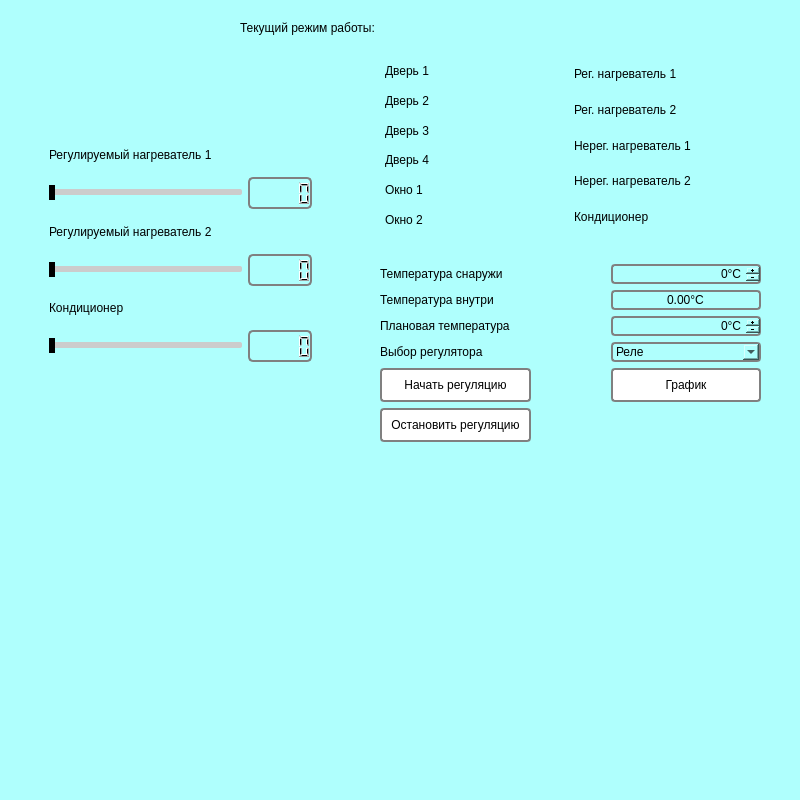
<?xml version="1.0" encoding="UTF-8"?>
<ui version="4.0">
 <class>Main</class>
 <widget class="QWidget" name="Main">
  <property name="geometry">
   <rect>
    <x>0</x>
    <y>0</y>
    <width>800</width>
    <height>800</height>
   </rect>
  </property>
  <property name="focusPolicy">
   <enum>Qt::NoFocus</enum>
  </property>
  <property name="windowTitle">
   <string>Main</string>
  </property>
  <property name="autoFillBackground">
   <bool>false</bool>
  </property>
  <property name="styleSheet">
   <string notr="true">Main {
background-color: rgb(175, 255, 253);
}</string>
  </property>
  <widget class="QWidget" name="widget" native="true">
   <property name="geometry">
    <rect>
     <x>0</x>
     <y>0</y>
     <width>800</width>
     <height>800</height>
    </rect>
   </property>
   <property name="focusPolicy">
    <enum>Qt::StrongFocus</enum>
   </property>
   <property name="autoFillBackground">
    <bool>false</bool>
   </property>
   <property name="styleSheet">
    <string notr="true">QWidget {
background-color: rgb(175, 255, 253);
}
QFrame.panel {
border: 2px solid black;
}
QPushButton {
border-radius: 1px;
font: bold 10pt &quot;Roboto&quot;;
color: rgb(0, 0, 0);
min-width: 30px;
max-width: 30px;
min-height: 30px;
max-height: 30px;
}
QPushButton.door {
background-color: rgb(160, 43, 31);
}
QPushButton.door:hover {
background-color: rgb(130, 43, 31);
}
QPushButton.window {
background-color: rgb(85, 255, 255);
}
QPushButton.window:hover {
background-color: rgb(85, 225, 255);
}
QPushButton.regHeater {
background-color: rgb(255, 0, 0);
}
QPushButton.regHeater:hover {
background-color: rgb(220, 0, 0);
}
QPushButton.unregHeater {
background-color: rgb(255, 255, 76);
}
QPushButton.unregHeater:hover {
background-color: rgb(255, 235, 76);
}
QPushButton.conditioner {
background-color: rgb(103, 139, 255);
}
QPushButton.conditioner:hover {
background-color: rgb(84, 115, 255);
}</string>
   </property>
   <widget class="QFrame" name="regulatorsFrame">
    <property name="geometry">
     <rect>
      <x>40</x>
      <y>130</y>
      <width>281</width>
      <height>241</height>
     </rect>
    </property>
    <property name="styleSheet">
     <string notr="true">QLabel {
font: bold 12pt &quot;Roboto&quot;;
color: rgb(0, 0, 0);
}
QSlider::groove {
height: 6px;
background: #ccc;
border-radius: 2px;
}
QSlider::handle {
width: 6px;
height: 20px;
background-color: rgb(0, 0, 0);
margin: -5px 0; 
}
QLCDNumber {
color: black;
border: 2px solid gray;
border-radius: 5px;
}</string>
    </property>
    <property name="frameShape">
     <enum>QFrame::NoFrame</enum>
    </property>
    <property name="lineWidth">
     <number>3</number>
    </property>
    <property name="class" stdset="0">
     <string>panel</string>
    </property>
    <layout class="QVBoxLayout" name="verticalLayout_4">
     <item>
      <layout class="QVBoxLayout" name="verticalLayout">
       <item>
        <widget class="QLabel" name="label_2">
         <property name="text">
          <string>Регулируемый нагреватель 1</string>
         </property>
        </widget>
       </item>
       <item>
        <layout class="QHBoxLayout" name="horizontalLayout">
         <item>
          <widget class="QSlider" name="regHeater_1_slider">
           <property name="maximum">
            <number>100</number>
           </property>
           <property name="orientation">
            <enum>Qt::Horizontal</enum>
           </property>
          </widget>
         </item>
         <item>
          <widget class="QLCDNumber" name="regHeater_1_num"/>
         </item>
        </layout>
       </item>
      </layout>
     </item>
     <item>
      <layout class="QVBoxLayout" name="verticalLayout_2">
       <item>
        <widget class="QLabel" name="label_3">
         <property name="text">
          <string>Регулируемый нагреватель 2</string>
         </property>
        </widget>
       </item>
       <item>
        <layout class="QHBoxLayout" name="horizontalLayout_2">
         <item>
          <widget class="QSlider" name="regHeater_2_slider">
           <property name="maximum">
            <number>100</number>
           </property>
           <property name="orientation">
            <enum>Qt::Horizontal</enum>
           </property>
          </widget>
         </item>
         <item>
          <widget class="QLCDNumber" name="regHeater_2_num"/>
         </item>
        </layout>
       </item>
      </layout>
     </item>
     <item>
      <layout class="QVBoxLayout" name="verticalLayout_3">
       <item>
        <widget class="QLabel" name="label_4">
         <property name="text">
          <string>Кондиционер</string>
         </property>
        </widget>
       </item>
       <item>
        <layout class="QHBoxLayout" name="horizontalLayout_3">
         <item>
          <widget class="QSlider" name="conditioner_slider">
           <property name="maximum">
            <number>100</number>
           </property>
           <property name="orientation">
            <enum>Qt::Horizontal</enum>
           </property>
          </widget>
         </item>
         <item>
          <widget class="QLCDNumber" name="conditioner_num"/>
         </item>
        </layout>
       </item>
      </layout>
     </item>
    </layout>
   </widget>
   <widget class="QFrame" name="indicatorsFrame">
    <property name="geometry">
     <rect>
      <x>380</x>
      <y>50</y>
      <width>381</width>
      <height>191</height>
     </rect>
    </property>
    <property name="styleSheet">
     <string notr="true">QLabel.state {
background-color: red;
color: rgb(0, 0, 0);
border-radius: 10px;  /* или 50% */
min-width: 20px;
min-height: 20px;
max-width: 20px;
max-height: 20px;
}
QLabel.name {
font: bold 12pt &quot;Roboto&quot;;
color: rgb(0, 0, 0);
}</string>
    </property>
    <property name="frameShape">
     <enum>QFrame::NoFrame</enum>
    </property>
    <property name="lineWidth">
     <number>3</number>
    </property>
    <property name="class" stdset="0">
     <string>panel</string>
    </property>
    <layout class="QHBoxLayout" name="horizontalLayout_14">
     <property name="leftMargin">
      <number>5</number>
     </property>
     <property name="rightMargin">
      <number>5</number>
     </property>
     <item>
      <layout class="QVBoxLayout" name="verticalLayout_5">
       <item>
        <layout class="QHBoxLayout" name="horizontalLayout_15">
         <item>
          <widget class="QLabel" name="door_1_label">
           <property name="minimumSize">
            <size>
             <width>0</width>
             <height>20</height>
            </size>
           </property>
           <property name="text">
            <string>Дверь 1</string>
           </property>
           <property name="class" stdset="0">
            <string>name</string>
           </property>
          </widget>
         </item>
         <item>
          <widget class="QLabel" name="door_1_state">
           <property name="text">
            <string/>
           </property>
           <property name="class" stdset="0">
            <string>state</string>
           </property>
          </widget>
         </item>
        </layout>
       </item>
       <item>
        <layout class="QHBoxLayout" name="horizontalLayout_4">
         <item>
          <widget class="QLabel" name="door_2_label">
           <property name="minimumSize">
            <size>
             <width>0</width>
             <height>20</height>
            </size>
           </property>
           <property name="text">
            <string>Дверь 2</string>
           </property>
           <property name="class" stdset="0">
            <string>name</string>
           </property>
          </widget>
         </item>
         <item>
          <widget class="QLabel" name="door_2_state">
           <property name="text">
            <string/>
           </property>
           <property name="class" stdset="0">
            <string>state</string>
           </property>
          </widget>
         </item>
        </layout>
       </item>
       <item>
        <layout class="QHBoxLayout" name="horizontalLayout_5">
         <item>
          <widget class="QLabel" name="door_3_label">
           <property name="minimumSize">
            <size>
             <width>0</width>
             <height>20</height>
            </size>
           </property>
           <property name="text">
            <string>Дверь 3</string>
           </property>
           <property name="class" stdset="0">
            <string>name</string>
           </property>
          </widget>
         </item>
         <item>
          <widget class="QLabel" name="door_3_state">
           <property name="text">
            <string/>
           </property>
           <property name="class" stdset="0">
            <string>state</string>
           </property>
          </widget>
         </item>
        </layout>
       </item>
       <item>
        <layout class="QHBoxLayout" name="horizontalLayout_6">
         <item>
          <widget class="QLabel" name="door_4_label">
           <property name="minimumSize">
            <size>
             <width>0</width>
             <height>20</height>
            </size>
           </property>
           <property name="text">
            <string>Дверь 4</string>
           </property>
           <property name="class" stdset="0">
            <string>name</string>
           </property>
          </widget>
         </item>
         <item>
          <widget class="QLabel" name="door_4_state">
           <property name="text">
            <string/>
           </property>
           <property name="class" stdset="0">
            <string>state</string>
           </property>
          </widget>
         </item>
        </layout>
       </item>
       <item>
        <layout class="QHBoxLayout" name="horizontalLayout_7">
         <item>
          <widget class="QLabel" name="window_1_label">
           <property name="minimumSize">
            <size>
             <width>0</width>
             <height>20</height>
            </size>
           </property>
           <property name="text">
            <string>Окно 1</string>
           </property>
           <property name="class" stdset="0">
            <string>name</string>
           </property>
          </widget>
         </item>
         <item>
          <widget class="QLabel" name="window_1_state">
           <property name="text">
            <string/>
           </property>
           <property name="class" stdset="0">
            <string>state</string>
           </property>
          </widget>
         </item>
        </layout>
       </item>
       <item>
        <layout class="QHBoxLayout" name="horizontalLayout_8">
         <item>
          <widget class="QLabel" name="window_2_label">
           <property name="minimumSize">
            <size>
             <width>0</width>
             <height>20</height>
            </size>
           </property>
           <property name="text">
            <string>Окно 2</string>
           </property>
           <property name="class" stdset="0">
            <string>name</string>
           </property>
          </widget>
         </item>
         <item>
          <widget class="QLabel" name="window_2_state">
           <property name="text">
            <string/>
           </property>
           <property name="class" stdset="0">
            <string>state</string>
           </property>
          </widget>
         </item>
        </layout>
       </item>
      </layout>
     </item>
     <item>
      <layout class="QVBoxLayout" name="verticalLayout_12">
       <item>
        <layout class="QHBoxLayout" name="horizontalLayout_9">
         <item>
          <widget class="QLabel" name="regHeater_1_label">
           <property name="minimumSize">
            <size>
             <width>0</width>
             <height>20</height>
            </size>
           </property>
           <property name="text">
            <string>Рег. нагреватель 1</string>
           </property>
           <property name="class" stdset="0">
            <string>name</string>
           </property>
          </widget>
         </item>
         <item>
          <widget class="QLabel" name="regHeater_1_state">
           <property name="text">
            <string/>
           </property>
           <property name="class" stdset="0">
            <string>state</string>
           </property>
          </widget>
         </item>
        </layout>
       </item>
       <item>
        <layout class="QHBoxLayout" name="horizontalLayout_10">
         <item>
          <widget class="QLabel" name="regHeater_2_label">
           <property name="minimumSize">
            <size>
             <width>0</width>
             <height>20</height>
            </size>
           </property>
           <property name="text">
            <string>Рег. нагреватель 2</string>
           </property>
           <property name="class" stdset="0">
            <string>name</string>
           </property>
          </widget>
         </item>
         <item>
          <widget class="QLabel" name="regHeater_2_state">
           <property name="text">
            <string/>
           </property>
           <property name="class" stdset="0">
            <string>state</string>
           </property>
          </widget>
         </item>
        </layout>
       </item>
       <item>
        <layout class="QHBoxLayout" name="horizontalLayout_11">
         <item>
          <widget class="QLabel" name="unregHeater_1_label">
           <property name="minimumSize">
            <size>
             <width>0</width>
             <height>20</height>
            </size>
           </property>
           <property name="text">
            <string>Нерег. нагреватель 1</string>
           </property>
           <property name="class" stdset="0">
            <string>name</string>
           </property>
          </widget>
         </item>
         <item>
          <widget class="QLabel" name="unregHeater_1_state">
           <property name="text">
            <string/>
           </property>
           <property name="class" stdset="0">
            <string>state</string>
           </property>
          </widget>
         </item>
        </layout>
       </item>
       <item>
        <layout class="QHBoxLayout" name="horizontalLayout_12">
         <item>
          <widget class="QLabel" name="unregHeater_2_label">
           <property name="minimumSize">
            <size>
             <width>0</width>
             <height>20</height>
            </size>
           </property>
           <property name="text">
            <string>Нерег. нагреватель 2</string>
           </property>
           <property name="class" stdset="0">
            <string>name</string>
           </property>
          </widget>
         </item>
         <item>
          <widget class="QLabel" name="unregHeater_2_state">
           <property name="text">
            <string/>
           </property>
           <property name="class" stdset="0">
            <string>state</string>
           </property>
          </widget>
         </item>
        </layout>
       </item>
       <item>
        <layout class="QHBoxLayout" name="horizontalLayout_13">
         <item>
          <widget class="QLabel" name="conditioner_1_label">
           <property name="minimumSize">
            <size>
             <width>0</width>
             <height>20</height>
            </size>
           </property>
           <property name="text">
            <string>Кондиционер</string>
           </property>
           <property name="class" stdset="0">
            <string>name</string>
           </property>
          </widget>
         </item>
         <item>
          <widget class="QLabel" name="conditioner_1_state">
           <property name="text">
            <string/>
           </property>
           <property name="class" stdset="0">
            <string>state</string>
           </property>
          </widget>
         </item>
        </layout>
       </item>
      </layout>
     </item>
    </layout>
   </widget>
   <widget class="QWidget" name="gridLayoutWidget">
    <property name="geometry">
     <rect>
      <x>30</x>
      <y>460</y>
      <width>741</width>
      <height>331</height>
     </rect>
    </property>
    <layout class="QGridLayout" name="squaresLayout">
     <property name="sizeConstraint">
      <enum>QLayout::SetDefaultConstraint</enum>
     </property>
     <property name="spacing">
      <number>15</number>
     </property>
    </layout>
   </widget>
   <widget class="QFrame" name="tempFrame">
    <property name="geometry">
     <rect>
      <x>380</x>
      <y>260</y>
      <width>381</width>
      <height>191</height>
     </rect>
    </property>
    <property name="styleSheet">
     <string notr="true">QSpinBox, QDoubleSpinBox {
font: 12pt &quot;Roboto&quot;;
color: black;
border: 2px solid gray;
border-radius: 4px;
}
QLCDNumber {
font: 12pt &quot;Roboto&quot;;
color: black;
border: 2px solid gray;
border-radius: 4px;
}
QLabel {
font: bold 12pt &quot;Roboto&quot;;
color: rgb(0, 0, 0);
}
QComboBox {
font: bold 12pt &quot;Roboto&quot;;
color: rgb(0, 0, 0);
border: 2px solid gray;
border-radius: 4px;
}
QPushButton {
font: bold 12pt &quot;Roboto&quot;;
color: rgb(0, 0, 0);
border: 2px solid gray;
border-radius: 4px;
background-color: white;
min-width:100px;
max-width:200px;
}
QPushButton:hover {
background-color: rgb(236, 236, 236);
}
</string>
    </property>
    <property name="frameShape">
     <enum>QFrame::NoFrame</enum>
    </property>
    <property name="lineWidth">
     <number>3</number>
    </property>
    <property name="class" stdset="0">
     <string>panel</string>
    </property>
    <layout class="QGridLayout" name="gridLayout">
     <property name="leftMargin">
      <number>0</number>
     </property>
     <property name="topMargin">
      <number>0</number>
     </property>
     <property name="rightMargin">
      <number>0</number>
     </property>
     <property name="bottomMargin">
      <number>0</number>
     </property>
     <property name="horizontalSpacing">
      <number>80</number>
     </property>
     <property name="verticalSpacing">
      <number>2</number>
     </property>
     <item row="0" column="0">
      <widget class="QLabel" name="temp_outside_label">
       <property name="sizePolicy">
        <sizepolicy hsizetype="Minimum" vsizetype="Minimum">
         <horstretch>0</horstretch>
         <verstretch>0</verstretch>
        </sizepolicy>
       </property>
       <property name="styleSheet">
        <string notr="true"/>
       </property>
       <property name="text">
        <string>Температура снаружи</string>
       </property>
      </widget>
     </item>
     <item row="1" column="1">
      <widget class="QDoubleSpinBox" name="avg_temp_spin">
       <property name="sizePolicy">
        <sizepolicy hsizetype="Preferred" vsizetype="Fixed">
         <horstretch>0</horstretch>
         <verstretch>0</verstretch>
        </sizepolicy>
       </property>
       <property name="alignment">
        <set>Qt::AlignCenter</set>
       </property>
       <property name="buttonSymbols">
        <enum>QAbstractSpinBox::NoButtons</enum>
       </property>
       <property name="prefix">
        <string/>
       </property>
       <property name="suffix">
        <string>°C</string>
       </property>
       <property name="minimum">
        <double>-50.000000000000000</double>
       </property>
       <property name="maximum">
        <double>50.000000000000000</double>
       </property>
      </widget>
     </item>
     <item row="2" column="0">
      <widget class="QLabel" name="plan_temp_label">
       <property name="sizePolicy">
        <sizepolicy hsizetype="Minimum" vsizetype="Minimum">
         <horstretch>0</horstretch>
         <verstretch>0</verstretch>
        </sizepolicy>
       </property>
       <property name="styleSheet">
        <string notr="true"/>
       </property>
       <property name="text">
        <string>Плановая температура</string>
       </property>
      </widget>
     </item>
     <item row="2" column="1">
      <widget class="QSpinBox" name="plan_temp_spin">
       <property name="sizePolicy">
        <sizepolicy hsizetype="Preferred" vsizetype="Fixed">
         <horstretch>0</horstretch>
         <verstretch>0</verstretch>
        </sizepolicy>
       </property>
       <property name="styleSheet">
        <string notr="true"/>
       </property>
       <property name="wrapping">
        <bool>false</bool>
       </property>
       <property name="alignment">
        <set>Qt::AlignRight|Qt::AlignTrailing|Qt::AlignVCenter</set>
       </property>
       <property name="readOnly">
        <bool>false</bool>
       </property>
       <property name="buttonSymbols">
        <enum>QAbstractSpinBox::PlusMinus</enum>
       </property>
       <property name="specialValueText">
        <string/>
       </property>
       <property name="correctionMode">
        <enum>QAbstractSpinBox::CorrectToNearestValue</enum>
       </property>
       <property name="keyboardTracking">
        <bool>false</bool>
       </property>
       <property name="suffix">
        <string>°C</string>
       </property>
       <property name="prefix">
        <string/>
       </property>
       <property name="minimum">
        <number>-50</number>
       </property>
       <property name="maximum">
        <number>50</number>
       </property>
      </widget>
     </item>
     <item row="1" column="0">
      <widget class="QLabel" name="avg_temp_label">
       <property name="sizePolicy">
        <sizepolicy hsizetype="Minimum" vsizetype="Minimum">
         <horstretch>0</horstretch>
         <verstretch>0</verstretch>
        </sizepolicy>
       </property>
       <property name="text">
        <string>Температура внутри</string>
       </property>
      </widget>
     </item>
     <item row="0" column="1">
      <widget class="QSpinBox" name="temp_outside_spin">
       <property name="sizePolicy">
        <sizepolicy hsizetype="Preferred" vsizetype="Fixed">
         <horstretch>0</horstretch>
         <verstretch>0</verstretch>
        </sizepolicy>
       </property>
       <property name="styleSheet">
        <string notr="true"/>
       </property>
       <property name="wrapping">
        <bool>false</bool>
       </property>
       <property name="alignment">
        <set>Qt::AlignRight|Qt::AlignTrailing|Qt::AlignVCenter</set>
       </property>
       <property name="readOnly">
        <bool>false</bool>
       </property>
       <property name="buttonSymbols">
        <enum>QAbstractSpinBox::PlusMinus</enum>
       </property>
       <property name="specialValueText">
        <string/>
       </property>
       <property name="correctionMode">
        <enum>QAbstractSpinBox::CorrectToNearestValue</enum>
       </property>
       <property name="keyboardTracking">
        <bool>false</bool>
       </property>
       <property name="suffix">
        <string>°C</string>
       </property>
       <property name="prefix">
        <string/>
       </property>
       <property name="minimum">
        <number>-50</number>
       </property>
       <property name="maximum">
        <number>50</number>
       </property>
      </widget>
     </item>
     <item row="3" column="1">
      <widget class="QComboBox" name="choose_regulator">
       <property name="sizePolicy">
        <sizepolicy hsizetype="Ignored" vsizetype="Fixed">
         <horstretch>0</horstretch>
         <verstretch>0</verstretch>
        </sizepolicy>
       </property>
       <property name="currentText">
        <string>Реле</string>
       </property>
       <item>
        <property name="text">
         <string>Реле</string>
        </property>
       </item>
       <item>
        <property name="text">
         <string>П-регулятор</string>
        </property>
       </item>
       <item>
        <property name="text">
         <string>ПИ-регулятор</string>
        </property>
       </item>
      </widget>
     </item>
     <item row="3" column="0">
      <widget class="QLabel" name="choose_regulator_label">
       <property name="text">
        <string>Выбор регулятора</string>
       </property>
      </widget>
     </item>
     <item row="4" column="0">
      <widget class="QPushButton" name="start_regulation_btn">
       <property name="sizePolicy">
        <sizepolicy hsizetype="Preferred" vsizetype="Fixed">
         <horstretch>0</horstretch>
         <verstretch>0</verstretch>
        </sizepolicy>
       </property>
       <property name="text">
        <string>Начать регуляцию</string>
       </property>
      </widget>
     </item>
     <item row="4" column="1">
      <widget class="QPushButton" name="open_graph_btn">
       <property name="enabled">
        <bool>false</bool>
       </property>
       <property name="text">
        <string>График</string>
       </property>
      </widget>
     </item>
     <item row="5" column="0">
      <widget class="QPushButton" name="stop_regulation_btn">
       <property name="enabled">
        <bool>false</bool>
       </property>
       <property name="sizePolicy">
        <sizepolicy hsizetype="Preferred" vsizetype="Fixed">
         <horstretch>0</horstretch>
         <verstretch>0</verstretch>
        </sizepolicy>
       </property>
       <property name="text">
        <string>Остановить регуляцию</string>
       </property>
      </widget>
     </item>
    </layout>
   </widget>
   <widget class="QLabel" name="mode_label">
    <property name="geometry">
     <rect>
      <x>240</x>
      <y>20</y>
      <width>291</width>
      <height>16</height>
     </rect>
    </property>
    <property name="sizePolicy">
     <sizepolicy hsizetype="MinimumExpanding" vsizetype="Preferred">
      <horstretch>0</horstretch>
      <verstretch>0</verstretch>
     </sizepolicy>
    </property>
    <property name="styleSheet">
     <string notr="true">color: rgb(0, 0, 0);
font: bold, 12pt &quot;Roboto&quot;;</string>
    </property>
    <property name="frameShape">
     <enum>QFrame::NoFrame</enum>
    </property>
    <property name="lineWidth">
     <number>2</number>
    </property>
    <property name="text">
     <string>Текущий режим работы:</string>
    </property>
   </widget>
  </widget>
 </widget>
 <resources/>
 <connections>
  <connection>
   <sender>conditioner_slider</sender>
   <signal>valueChanged(int)</signal>
   <receiver>conditioner_num</receiver>
   <slot>display(int)</slot>
   <hints>
    <hint type="sourcelabel">
     <x>145</x>
     <y>281</y>
    </hint>
    <hint type="destinationlabel">
     <x>277</x>
     <y>281</y>
    </hint>
   </hints>
  </connection>
  <connection>
   <sender>regHeater_1_slider</sender>
   <signal>valueChanged(int)</signal>
   <receiver>regHeater_1_num</receiver>
   <slot>display(int)</slot>
   <hints>
    <hint type="sourcelabel">
     <x>145</x>
     <y>102</y>
    </hint>
    <hint type="destinationlabel">
     <x>277</x>
     <y>102</y>
    </hint>
   </hints>
  </connection>
  <connection>
   <sender>regHeater_2_slider</sender>
   <signal>valueChanged(int)</signal>
   <receiver>regHeater_2_num</receiver>
   <slot>display(int)</slot>
   <hints>
    <hint type="sourcelabel">
     <x>145</x>
     <y>191</y>
    </hint>
    <hint type="destinationlabel">
     <x>277</x>
     <y>192</y>
    </hint>
   </hints>
  </connection>
 </connections>
</ui>
